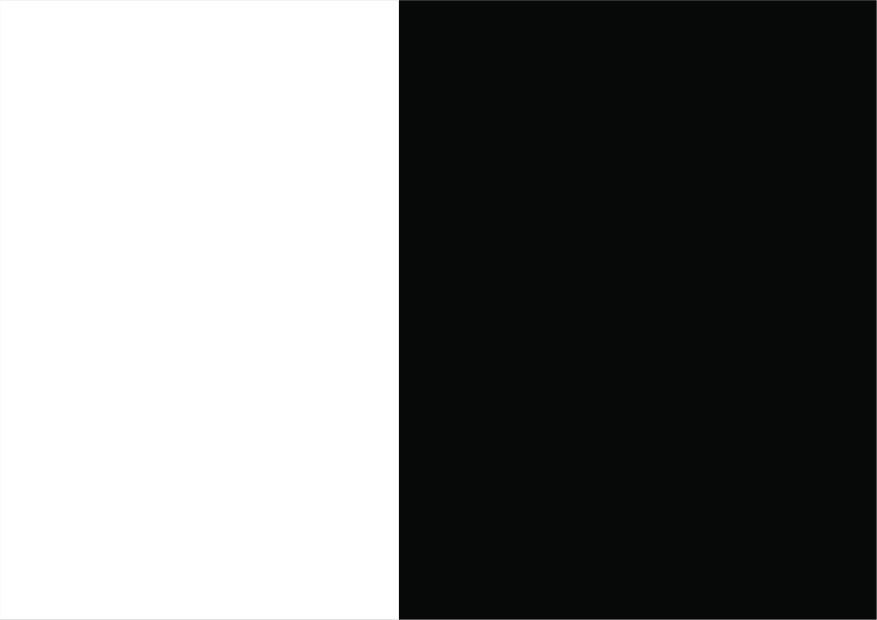
#> input picture data/aa.jpg, 3507 x 2478 px, given in place of hh.jpg, which was not available (shown at 1/4 size)
$ python basicandalgericmetic.py
#> lines starting #> are read from the running program, lines starting #| are printed output that depends on the picture; pictures that were not available may be replaced by others from this repository, and a replacement may not be noted
import numpy as np
import cv2

img = cv2.imread("hh.jpg")
#> img is the input picture: shape (2478, 3507, 3); mean B, G, R 121, 121, 119.9
img1 = cv2.imread("qq.jpg")
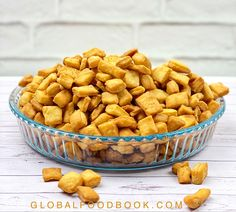
#> input picture data/qq.jpg, 236 x 212 px, found by its file name
#> img1 is the input picture: shape (212, 236, 3); mean B, G, R 155.4, 187, 207.1
print(img.size)#return a turple f rows, columns, and channels
#| 26071038
print(img.size)# return total number of pixels is accessed
#| 26071038
print(img.dtype)#return  image datatype is obtained
#| uint8
b,g,r = cv2.split(img)
img = cv2.merge((b, g, r))

# ball = img[200:113, 270:194]
# img[273:333, 100:160] = ball
img = cv2.resize(img, (512, 512))
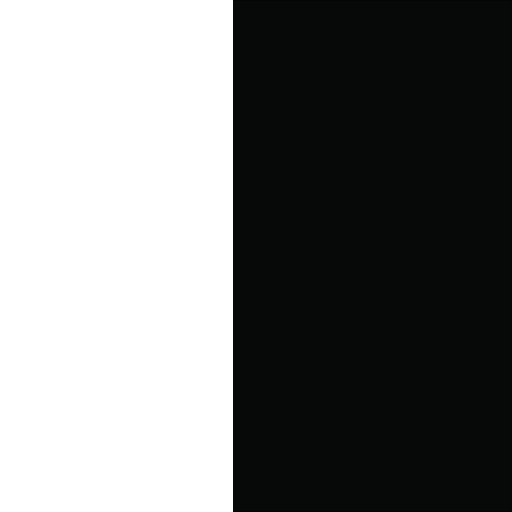
#> img: shape (512, 512, 3); mean B, G, R 120.9, 120.9, 119.9
img1 = cv2.resize(img1, (512, 512))
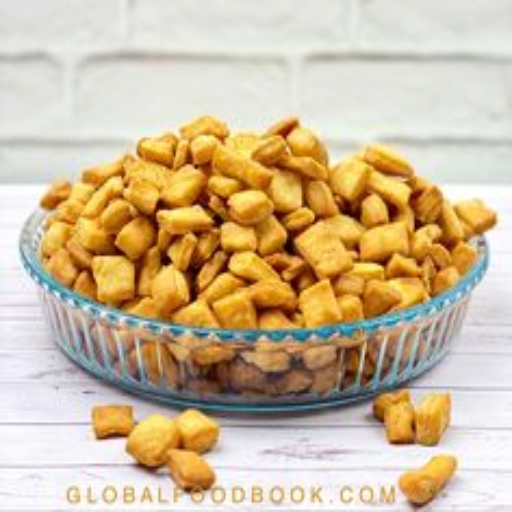
#> img1: shape (512, 512, 3); mean B, G, R 155.3, 186.9, 207


# dat=cv2.add(img, img1)
#add two image together
dat=cv2.addWeighted(img, .2, img1, .8, 0 )
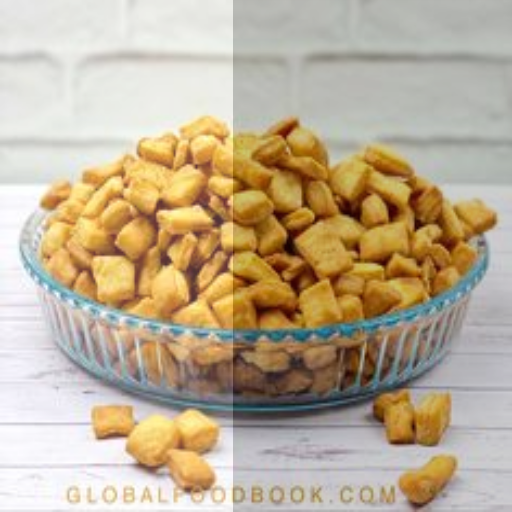
#> dat: shape (512, 512, 3); mean B, G, R 148.4, 173.7, 189.5
cv2.imshow("frame", dat)
cv2.waitKey(0)
cv2.destroyAllWindows()
